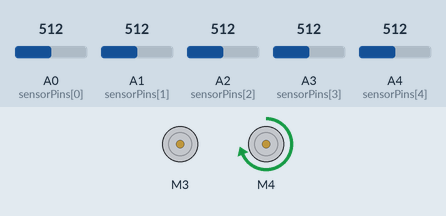
Bench run of a sketch on a simulated Arduino Uno, built with avr-gcc and run on an emulated ATmega328P. On the bench: 2 × DC motor (green arrow = forward, orange = backward, longer = faster). Inputs (shaded band) come from the test bench; at power-on: A1 (sensorPins[1]) = 512, A0 (sensorPins[0]) = 512, A2 (sensorPins[2]) = 512, A3 (sensorPins[3]) = 512, A4 (sensorPins[4]) = 512.

Above: at 1.2 s.
1.3 s: A1 (sensorPins[1]) set to 107
2.8 s: A1 (sensorPins[1]) set to 94
At 3.8 s:
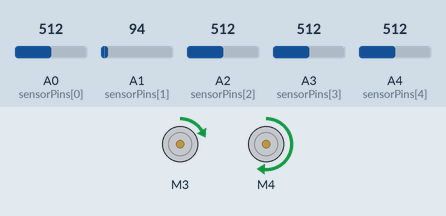
4.3 s: A0 (sensorPins[0]) set to 109
5.8 s: A0 (sensorPins[0]) set to 94
At 6.1 s:
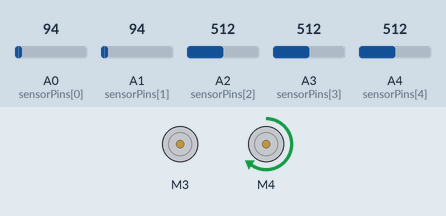
7.3 s: A2 (sensorPins[2]) set to 105
8.8 s: A2 (sensorPins[2]) set to 95
At 9.6 s:
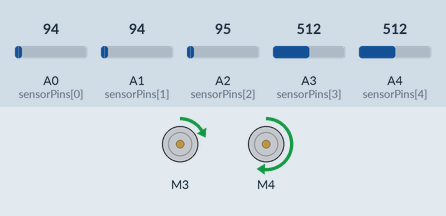
Timing chart, 0 to 11.3 s (numbered marks = the images above; inputs shaded):
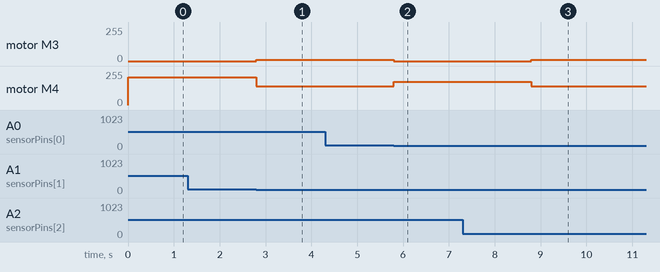

The sketch:

lfr_kespid.ino
```cpp
#include <AFMotor.h>

// Motor Definitions
AF_DCMotor motorRight(4);
AF_DCMotor motorLeft(3);

// Define the analog pins for the IR sensors
const int sensorPins[5] = {A0, A1, A2, A3, A4};
int sensorValues[5];  // Store sensor readings

// Threshold values for white (no line) and black (line)
const int white_limit = 200;  // Adjust based on calibration
const int black_limit = 100;  // Adjust based on calibration

// PID Variables
float Kp = 66.6, Ki = 0, Kd =19.5;
float error = 0, previousError = 0, totalError = 0;
int baseSpeed = 76;  // Base speed for both motors

void setup() {
  Serial.begin(9600);  // Initialize Serial communication
}

void readSensorValues() {
  for (int i = 0; i < 5; i++) {
    sensorValues[i] = analogRead(sensorPins[i]);
  }
}

float computeError() {
  // Weights for each sensor: [leftFar, leftNear, Centre, rightNear, rightFar]
  float weights[5] = {-2, -1, 0, 1, 2};
  float weightedSum = 0;
  float totalActiveSensors = 0;

  for (int i = 0; i < 5; i++) {
    if (sensorValues[i] < black_limit) {  // Sensor on the line
      weightedSum += weights[i];
      totalActiveSensors++;
    }
  }

  if (totalActiveSensors == 0) {
    return (previousError > 0) ? 2 : -2;  // Turn in the direction of previous error
  }

  return weightedSum / totalActiveSensors;  // Average error
}

void applyPIDControl() {
  error = computeError();
  float P = error;
  totalError += error;
  float I = totalError;
  float D = error - previousError;

  float pidOutput = (Kp * P) + (Ki * I) + (Kd * D);

  int leftMotorSpeed = baseSpeed + pidOutput;
  int rightMotorSpeed = baseSpeed - pidOutput;

  leftMotorSpeed = constrain(leftMotorSpeed, 0, 255);
  rightMotorSpeed = constrain(rightMotorSpeed, 0, 255);

  motorLeft.setSpeed(leftMotorSpeed);
  motorRight.setSpeed(rightMotorSpeed);

  motorLeft.run(FORWARD);
  motorRight.run(FORWARD);

  previousError = error;
}

// Case-based handling for special scenarios
void handleSpecialCases() {
  uint16_t leftFar = sensorValues[0];
  uint16_t leftNear = sensorValues[1];
  uint16_t Centre = sensorValues[2];
  uint16_t rightNear = sensorValues[3];
  uint16_t rightFar = sensorValues[4];

  // Case 1: Sharp turn left (both left sensors detect black)
  if (leftFar < black_limit && leftNear < black_limit) {
    Serial.println("Case: Sharp Left");
    motorLeft.run(BACKWARD);
    motorRight.run(FORWARD);
    delay(100);  // Adjust for smooth turning
    return;
  }

  // Case 2: Sharp turn right (both right sensors detect black)
  if (rightFar < black_limit && rightNear < black_limit) {
    Serial.println("Case: Sharp Right");
    motorLeft.run(FORWARD);
    motorRight.run(BACKWARD);
    delay(100);  // Adjust for smooth turning
    return;
  }

  // Case 3: Robot is completely off the line (all sensors detect white)
  if (leftFar > white_limit && Centre > white_limit && rightFar > white_limit &&
      leftNear > white_limit && rightNear > white_limit) {
    Serial.println("Case: Lost Line Moving Backward");
    motorLeft.run(BACKWARD);
    motorRight.run(BACKWARD);
    delay(300);  // Reverse to reposition
    return;
  }

  // Default: Use PID control to follow the line smoothly
  applyPIDControl();
}

void loop() {
  readSensorValues();

  applyPIDControl();
  //handleSpecialCases();
  //delay(50);  // Small delay for readability
}
```

Measured:
- the behaviour switches between 100 and 99 on A1 (sensorPins[1]) (found by bisection; images 0 and 1)
- after the input at 1.3 s, every drawn part: stays the same
- after the input at 2.8 s, motor M3: stopped → forward 9/255 at once; motor M4: forward 209/255 → forward 142/255 at once
- after the input at 4.3 s, every drawn part: stays the same
- after the input at 5.8 s, motor M3: forward 9/255 → stopped at once; motor M4: forward 142/255 → forward 175/255 at once
- after the input at 7.3 s, every drawn part: stays the same
- after the input at 8.8 s, motor M3: stopped → forward 9/255 at once; motor M4: forward 175/255 → forward 142/255 at once
